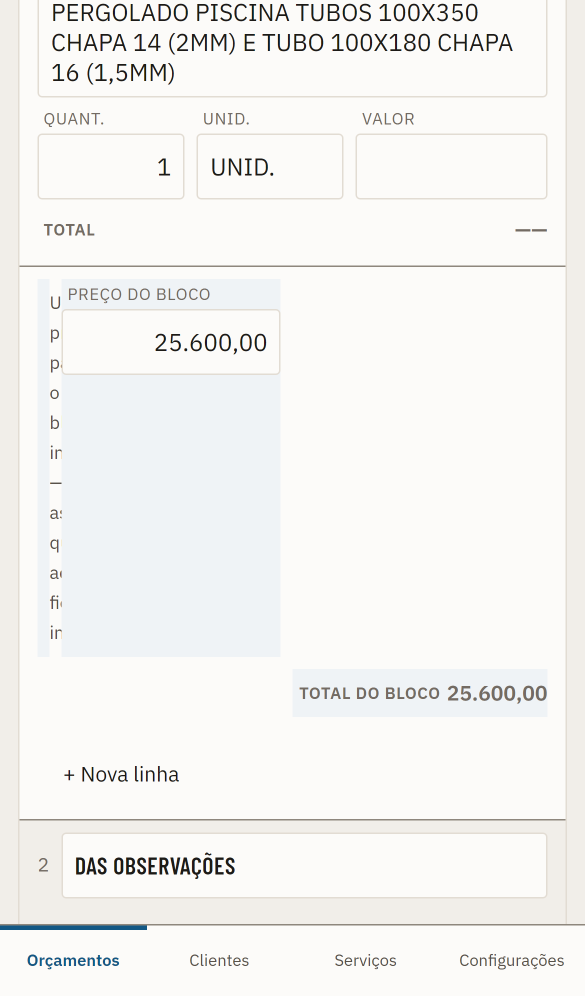
#> input picture exemplos/fotos/_bloco-antes.png, 1170 x 1992 px, given in place of image1.png, which was not available (shown at 1/2 size)
$ python final_build.py
#> lines starting #> are read from the running program, lines starting #| are printed output that depends on the picture; after the words box and inside, x2 and y2 are one past the last pixel; in counts of white or black regions, pixels touching at a corner belong together; pictures that were not available may be replaced by others from this repository, and a replacement may not be noted
### tools/trace.py
"""Extrai contornos limpos de mascaras de cor.

Crack following (bordas entre pixels on/off) -> RDP -> paths SVG.
Orientacao consistente: solido a direita, entao contorno externo e horario
e buraco e anti-horario (fill-rule nonzero funciona sem gambiarra).
"""
import sys, math, json
import numpy as np
from PIL import Image

sys.stdout.reconfigure(encoding="utf-8")
SRC = "xlsx/xl/media/image1.png"


def load_masks():
    im = np.asarray(Image.open(SRC).convert("RGB")).astype(int)
    r, g, b = im[:, :, 0], im[:, :, 1], im[:, :, 2]
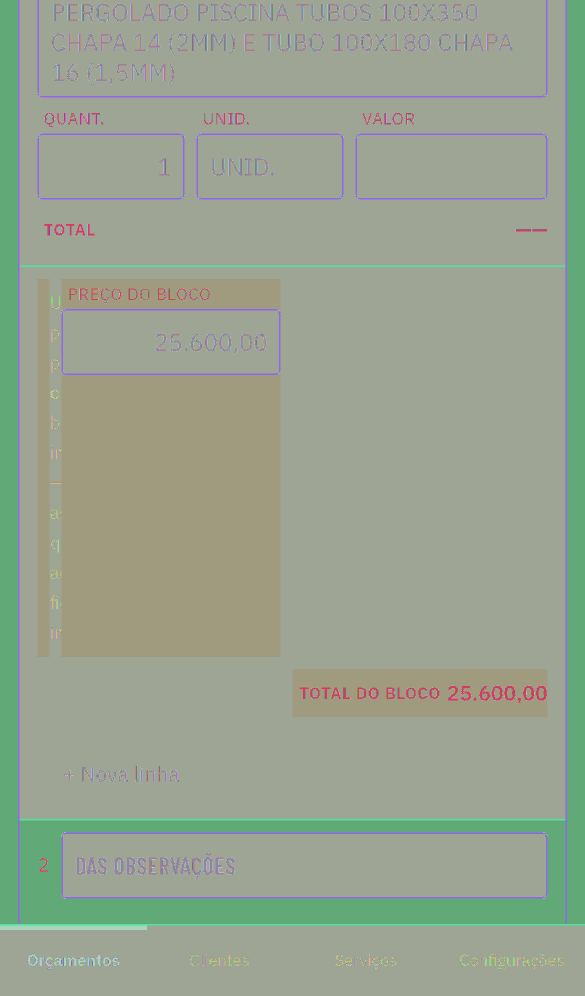
#> r: shape (1992, 1170) int64 (shown at 1/2 size); 125 distinct labels, from 19 to 252; one colour per label, 0 black
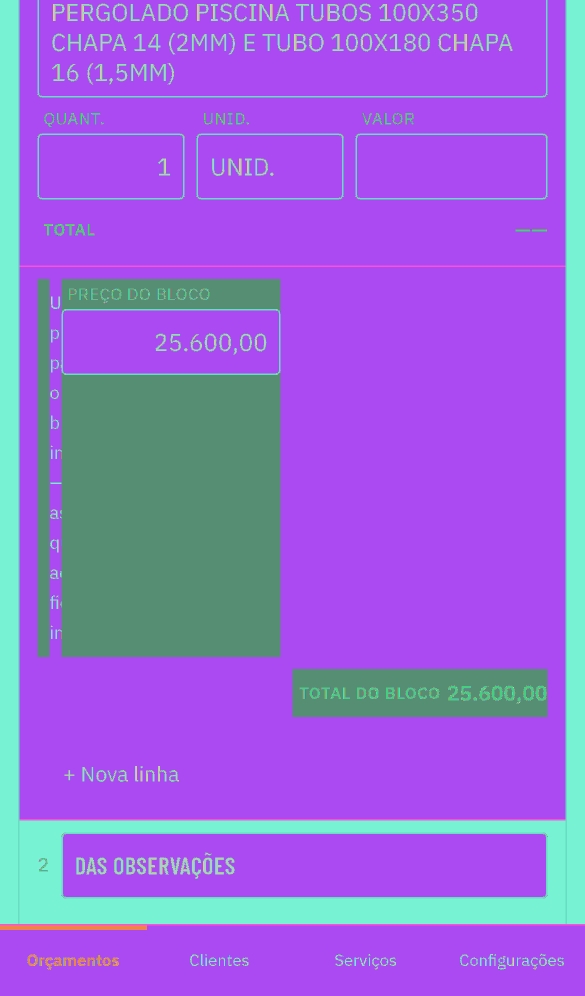
#> g: shape (1992, 1170) int64 (shown at 1/2 size); 125 distinct labels, from 26 to 251; one colour per label, 0 black
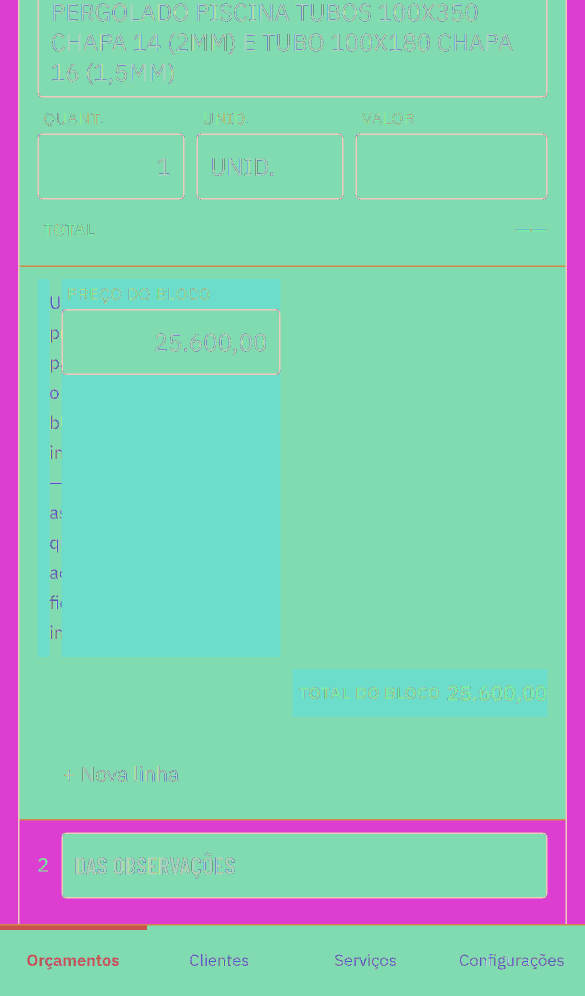
#> b: shape (1992, 1170) int64 (shown at 1/2 size); 135 distinct labels, from 23 to 249; one colour per label, 0 black
    blue = (b > r + 35) & (b > 80) & (g < b - 15)
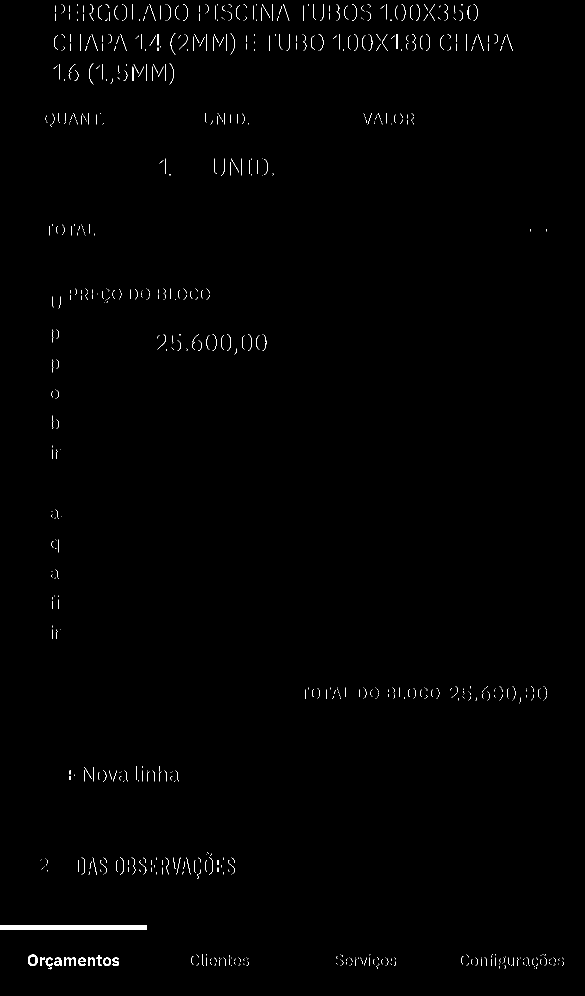
#> blue: shape (1992, 1170) bool (shown at 1/2 size); 0.57% white; 828 white regions (665 under 20 px), largest, box (x1, y1, x2, y2) and area: (0, 1851, 294, 1860) 2646, (128, 1915, 152, 1932) 228, (56, 1909, 76, 1932) 223
    black = (r < 105) & (g < 105) & (b < 105)
#> black: shape (1992, 1170) bool; 1.1% white; 174 white regions (28 under 20 px), largest, box (x1, y1, x2, y2) and area: (253, 1715, 270, 1749) 360, (320, 1715, 337, 1749) 337, (153, 1715, 169, 1749) 330
    return blue, black


def clean(mask, min_area=60):
    """Remove ilhas e buracos minusculos (ruido de textura do papel)."""
#> called with min_area = 80
    from collections import deque
    H, W = mask.shape
#> H = 1992; W = 1170
    out = mask.copy()
    for target in (True, False):
        seen = np.zeros((H, W), bool)
        for y in range(H):
            for x in range(W):
                if seen[y, x] or out[y, x] != target:
                    continue
                q = deque([(y, x)])
                seen[y, x] = True
                cells = []
                touches_border = False
                while q:
                    cy, cx = q.popleft()
                    cells.append((cy, cx))
                    if cy in (0, H - 1) or cx in (0, W - 1):
                        touches_border = True
                    for dy, dx in ((1, 0), (-1, 0), (0, 1), (0, -1)):
                        ny, nx = cy + dy, cx + dx
                        if 0 <= ny < H and 0 <= nx < W and not seen[ny, nx] and out[ny, nx] == target:
                            seen[ny, nx] = True
                            q.append((ny, nx))
                if len(cells) < min_area and not (target is False and touches_border):
                    for cy, cx in cells:
                        out[cy, cx] = not target
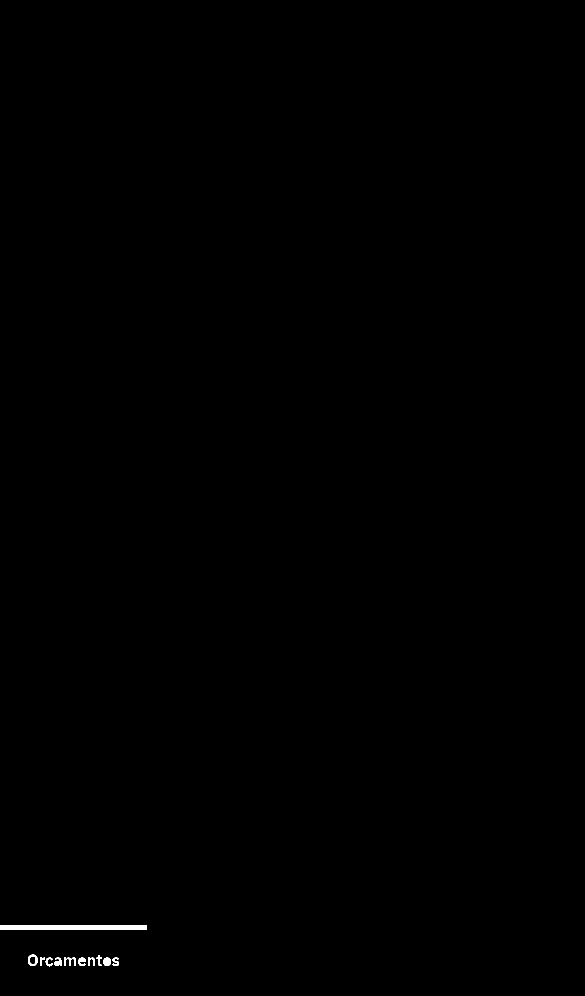
#> out: shape (1992, 1170) bool (shown at 1/2 size); 0.18% white; 11 white regions, largest, box (x1, y1, x2, y2) and area: (0, 1851, 294, 1860) 2646, (128, 1915, 152, 1932) 228, (56, 1909, 76, 1932) 223
    return out


def crack_contours(mask):
    """Devolve poligonos fechados percorrendo as bordas entre pixels."""
    H, W = mask.shape
    m = np.zeros((H + 2, W + 2), bool)
    m[1:-1, 1:-1] = mask

    edges = {}          # ponto inicial -> lista de pontos finais
    def add(a, b):
        edges.setdefault(a, []).append(b)

    ys, xs = np.nonzero(m)
    for y, x in zip(ys.tolist(), xs.tolist()):
        if not m[y - 1, x]:
            add((x, y), (x + 1, y))            # topo: ->
        if not m[y, x + 1]:
            add((x + 1, y), (x + 1, y + 1))    # direita: v
        if not m[y + 1, x]:
            add((x + 1, y + 1), (x, y + 1))    # base: <-
        if not m[y, x - 1]:
            add((x, y + 1), (x, y))            # esquerda: ^

    polys = []
    while edges:
        start = next(iter(edges))
        poly = [start]
        cur = start
        prev_dir = None
        while True:
            outs = edges.get(cur)
            if not outs:
                break
            if len(outs) == 1:
                nxt = outs.pop()
            else:
                # ambiguidade em toque diagonal: escolhe a curva mais fechada
                # a esquerda para manter 4-conectividade do solido
                px, py = prev_dir if prev_dir else (1, 0)
                def score(p):
                    dx, dy = p[0] - cur[0], p[1] - cur[1]
                    # angulo de giro de prev_dir para (dx,dy); prefere menor giro a esquerda
                    cross = px * dy - py * dx
                    dot = px * dx + py * dy
                    return math.atan2(cross, dot)
                nxt = min(outs, key=score)
                outs.remove(nxt)
            if not edges[cur]:
                del edges[cur]
            prev_dir = (nxt[0] - cur[0], nxt[1] - cur[1])
            if nxt == start:
                break
            poly.append(nxt)
            cur = nxt
        if len(poly) >= 4:
            polys.append(poly)
    return polys


def rdp(pts, eps):
    stack = [(0, len(pts) - 1)]
    keep = [False] * len(pts)
    keep[0] = keep[-1] = True
    while stack:
        i, j = stack.pop()
        if j <= i + 1:
            continue
        x0, y0 = pts[i]
        x1, y1 = pts[j]
        dx, dy = x1 - x0, y1 - y0
        n = math.hypot(dx, dy)
        best, bi = -1.0, i
        for k in range(i + 1, j):
            px, py = pts[k]
            d = (abs(dy * px - dx * py + x1 * y0 - y1 * x0) / n) if n else math.hypot(px - x0, py - y0)
            if d > best:
                best, bi = d, k
        if best > eps:
            keep[bi] = True
            stack.append((i, bi))
            stack.append((bi, j))
    return [p for p, k in zip(pts, keep) if k]


def rdp_closed(pts, eps):
    if len(pts) < 4:
        return pts
    cx = sum(p[0] for p in pts) / len(pts)
    cy = sum(p[1] for p in pts) / len(pts)
    k = max(range(len(pts)), key=lambda i: (pts[i][0] - cx) ** 2 + (pts[i][1] - cy) ** 2)
    r = pts[k:] + pts[:k]
    out = rdp(r + [r[0]], eps)
    return out[:-1]


def area(pts):
    s = 0.0
    for i in range(len(pts)):
        x0, y0 = pts[i]
        x1, y1 = pts[(i + 1) % len(pts)]
        s += x0 * y1 - x1 * y0
    return s / 2.0


def fmt(v):
    v = round(v, 1)
    return str(int(v)) if v == int(v) else str(v)


# [6 lines left out: function to_path, not called in this run]


# [24 lines that do not run on import are left out]

### tools/svgutil.py
"""Serializacao e conferencia de paths com M/L/A/Z."""
import math, re
import numpy as np
from PIL import Image, ImageDraw


def fmt(v):
    v = round(float(v), 1)
    return ("%d" % v) if v == int(v) else ("%.1f" % v)


def d_from(start, segs, tx=lambda p: p):
    p = tx(start)
    out = ["M%s %s" % (fmt(p[0]), fmt(p[1]))]
    for s in segs:
        if s[0] == "L":
            q = tx(s[1])
            out.append("L%s %s" % (fmt(q[0]), fmt(q[1])))
        elif s[0] == "A":
            _, r, large, sweep, p2 = s
            q = tx(p2)
            out.append("A%s %s 0 %d %d %s %s" % (fmt(r), fmt(r), large, sweep,
                                                 fmt(q[0]), fmt(q[1])))
        else:
            a, b, c = tx(s[1]), tx(s[2]), tx(s[3])
            out.append("C%s %s %s %s %s %s" % (fmt(a[0]), fmt(a[1]), fmt(b[0]),
                                               fmt(b[1]), fmt(c[0]), fmt(c[1])))
    out.append("Z")
    return "".join(out)


# [35 lines left out: function arc_points, not called in this run]


TOK = re.compile(r"[MLACZHV]|-?\d*\.?\d+(?:[eE][-+]?\d+)?", re.I)


# [72 lines left out: functions flatten, sarea, rasterize, not called in this run]


def iou(a, b):
    u = (a | b).sum()
    return (a & b).sum() / u if u else 1.0

### tools/final_build.py
"""Monta os SVGs finais da marca AA MONTAGENS a partir dos contornos medidos."""
import sys, math, json
import trace as T
import svgutil as S

sys.stdout.reconfigure(encoding="utf-8")

AZUL = "#135885"
PRETO = "#1C1A17"
EPS = 1.2


def bbox(pts):
    xs = [p[0] for p in pts]; ys = [p[1] for p in pts]
    return min(xs), min(ys), max(xs), max(ys)


def union_bbox(groups):
    b = [1e9, 1e9, -1e9, -1e9]
    for g in groups:
        for p in g:
            x0, y0, x1, y1 = bbox(p)
            b[0] = min(b[0], x0); b[1] = min(b[1], y0)
            b[2] = max(b[2], x1); b[3] = max(b[3], y1)
    return b


def collect():
    blue, black = T.load_masks()
    blue = T.clean(blue, 80)
    black = T.clean(black, 80)
#> call 2 of clean, with min_area = 80
#> after the loop in clean (call 2), `for target in (True, False):`:
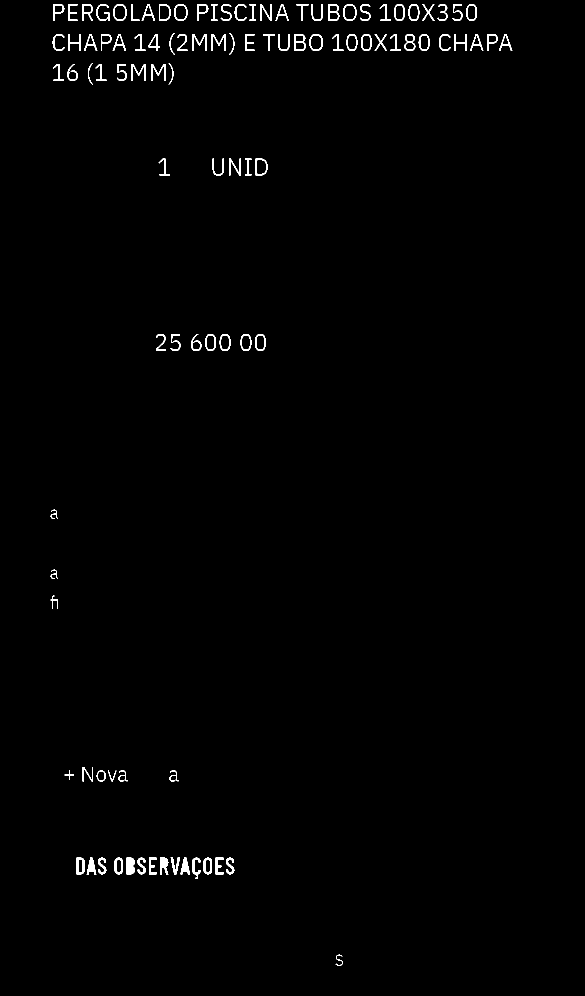
#> out: shape (1992, 1170) bool (shown at 1/2 size); 0.98% white; 101 white regions, largest, box (x1, y1, x2, y2) and area: (253, 1715, 270, 1749) 510, (320, 1715, 337, 1749) 412, (173, 1715, 193, 1749) 355
#> after the loop in clean (call 2), `for target in (True, False):`:
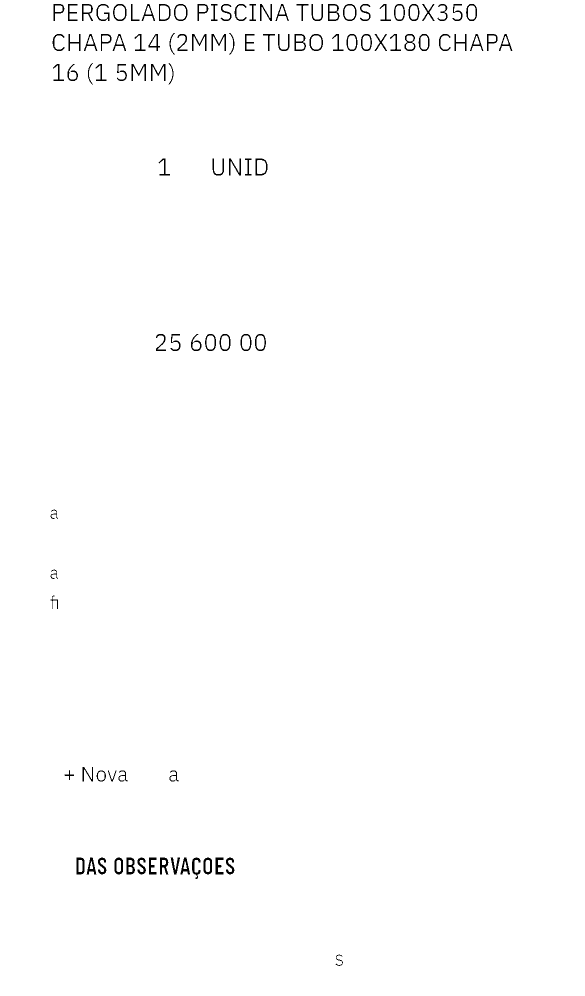
#> seen: shape (1992, 1170) bool (shown at 1/2 size); 99% white; 101 black regions, largest, box (x1, y1, x2, y2) and area: (253, 1715, 270, 1749) 360, (320, 1715, 337, 1749) 337, (153, 1715, 169, 1749) 330
    out = {}
    for name, mask in (("blue", blue), ("black", black)):
        cs = []
        for p in T.crack_contours(mask):
            if abs(T.area(p)) < 100:
                continue
            s = T.rdp_closed(p, EPS)
            if len(s) >= 3:
                cs.append(s)
        out[name] = cs
#> this loop made 2 passes
#> name on passes 1 to 2: 'blue', 'black'
    return out


def classify(cs):
    """Separa por posicao medida no raster 1024x1024."""
    blue, black = cs["blue"], cs["black"]
    g = {k: [] for k in ("mono", "word_a", "welder", "visor", "torch", "sparks", "letters")}
    for p in blue:
        x0, y0, x1, y1 = bbox(p)
        g["mono" if y1 < 600 else "word_a"].append(p)
#> this loop made 11 passes
#> p on pass 1: [(1, 1852), (295, 1852), (295, 1861), (1, 1861)]
    for p in black:
        x0, y0, x1, y1 = bbox(p)
        a = abs(T.area(p))
        if y0 > 600:
            g["letters"].append(p)
        elif 610 <= x0 and x1 <= 670 and y1 < 340:
            g["visor"].append(p)
        elif a > 15000:
            g["welder"].append(p)
        elif a > 5000:
            g["torch"].append(p)
        else:
            g["sparks"].append(p)
#> this loop made 132 passes
#> p on passes 29, 30, 34, 35, 40, 41: [(111, 12), (111, 25), (123, 25), (126, 23), (125, 13)], [(168, 12), (168, 26), (180, 26), (183, 24), (182, 13)], [(399, 12), (399, 25), (411, 25), (414, 23), (413, 13)], [(660, 12), (660, 24), (672, 24), (675, 22), (674, 13)], [(299, 13), (296, 14), (292, 30), (304, 30)], [(564, 13), (559, 30), (571, 30), (567, 14)]
    return g


def split_glyphs(paths, labels):
    """Agrupa contorno externo + buracos por letra, da esquerda para a direita."""
    outer = sorted([p for p in paths if T.area(p) > 0], key=lambda p: bbox(p)[0])
    holes = [p for p in paths if T.area(p) < 0]
    out = []
    for i, o in enumerate(outer):
        ox0, oy0, ox1, oy1 = bbox(o)
        grp = [o]
        for h in holes:
            hx0, hy0, hx1, hy1 = bbox(h)
            if hx0 >= ox0 - 1 and hx1 <= ox1 + 1 and hy0 >= oy0 - 1 and hy1 <= oy1 + 1:
                grp.append(h)
        out.append((labels[i] if i < len(labels) else "glifo-%d" % (i + 1), grp))
    return out


def mk_tx(box, target_w=None, target_h=None, pad=0.0, square=False):
    x0, y0, x1, y1 = box
    w, h = x1 - x0, y1 - y0
    if square:
        side = max(w, h)
        cx, cy = (x0 + x1) / 2.0, (y0 + y1) / 2.0
        x0, y0 = cx - side / 2.0, cy - side / 2.0
        w = h = side
    s = (target_w / w) if target_w else (target_h / h)
    def tx(p):
        return ((p[0] - x0) * s + pad, (p[1] - y0) * s + pad)
    return tx, (w * s + 2 * pad, h * s + 2 * pad)


def path_el(name, contours, tx, fill=None, indent="    "):
    d = "".join(S.d_from(p[0], [("L", q) for q in p[1:]], tx) for p in contours)
    f = ' fill="%s"' % fill if fill else ""
    return '%s<path id="%s"%s d="%s"/>' % (indent, name, f, d)


LETRAS = ["m", "o", "n", "t", "a", "g", "e", "n2", "s"]


def build(g, which):
    parts = []
    if which == "simbolo":
        box = union_bbox([g["mono"], g["welder"], g["visor"], g["torch"], g["sparks"]])
        tx, (w, h) = mk_tx(box, target_w=512, square=True)
        vb = "0 0 %s %s" % (S.fmt(w), S.fmt(h))
    else:
        box = union_bbox([g[k] for k in g])
        tx, (w, h) = mk_tx(box, target_w=1000)
        vb = "0 0 %s %s" % (S.fmt(w), S.fmt(h))

    mono_c = ' fill="currentColor"' if which == "mono" else ""
    az = None if which == "mono" else AZUL
    pr = None if which == "mono" else PRETO

    parts.append('  <g id="simbolo">')
    parts.append(path_el("monograma-aa", g["mono"], tx, az, "    "))
    parts.append(path_el("soldador", g["welder"] + g["visor"], tx, pr, "    "))
    parts.append(path_el("tocha", g["torch"], tx, pr, "    "))
    parts.append(path_el("faiscas", g["sparks"], tx, pr, "    "))
    parts.append("  </g>")

    if which != "simbolo":
        parts.append('  <g id="logotipo">')
        for nm, grp in split_glyphs(g["word_a"], ["a1", "a2"]):
            parts.append(path_el("letra-" + nm, grp, tx, az, "    "))
        for nm, grp in split_glyphs(g["letters"], LETRAS):
            parts.append(path_el("letra-" + nm, grp, tx, pr, "    "))
        parts.append("  </g>")

    titulo = {"full": "AA Montagens", "mono": "AA Montagens (monocromatico)",
              "simbolo": "AA Montagens (simbolo)"}[which]
    head = ('<svg xmlns="http://www.w3.org/2000/svg" viewBox="%s" role="img" '
            'aria-label="AA Montagens"%s>' % (vb, mono_c))
    return "\n".join([head, "  <title>%s</title>" % titulo] + parts + ["</svg>", ""])


if __name__ == "__main__":
    cs = collect()
    g = classify(cs)
    print("contornos por grupo:", {k: len(v) for k, v in g.items()})
#| contornos por grupo: {'mono': 0, 'word_a': 11, 'welder': 0, 'visor': 3, 'torch': 0, 'sparks': 95, 'letters': 34}
    print("nos por grupo:", {k: sum(len(p) for p in v) for k, v in g.items()})
#| nos por grupo: {'mono': 0, 'word_a': 133, 'welder': 0, 'visor': 33, 'torch': 0, 'sparks': 1017, 'letters': 385}
    import os
    os.makedirs("out", exist_ok=True)
    for which in ("full", "mono", "simbolo"):
        svg = build(g, which)
        fn = "out/logo-%s.svg" % ("full" if which == "full" else which)
        open(fn, "w", encoding="utf-8").write(svg)
        print(fn, len(svg), "bytes")
#> this loop made 3 passes
#| out/logo-full.svg 19756 bytes
#| out/logo-mono.svg 19207 bytes
#| out/logo-simbolo.svg 12430 bytes
